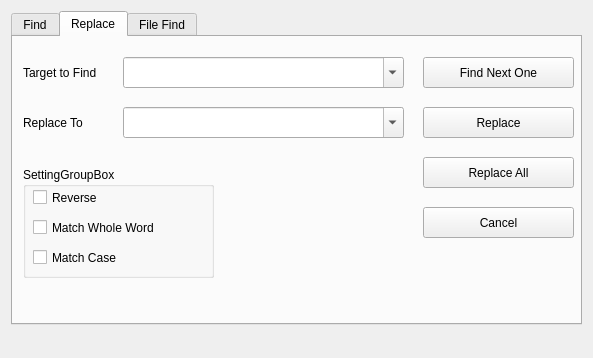
<?xml version="1.0" encoding="UTF-8"?>
<ui version="4.0">
 <class>FindDialog</class>
 <widget class="QDialog" name="FindDialog">
  <property name="geometry">
   <rect>
    <x>0</x>
    <y>0</y>
    <width>593</width>
    <height>358</height>
   </rect>
  </property>
  <property name="font">
   <font>
    <family>Microsoft JhengHei</family>
   </font>
  </property>
  <property name="windowTitle">
   <string>Find</string>
  </property>
  <layout class="QGridLayout" name="gridLayout">
   <item row="0" column="0">
    <widget class="QTabWidget" name="tabWidget">
     <property name="font">
      <font>
       <family>Microsoft JhengHei UI</family>
      </font>
     </property>
     <property name="currentIndex">
      <number>1</number>
     </property>
     <property name="title" stdset="0">
      <string>SSS</string>
     </property>
     <widget class="QWidget" name="findTab">
      <property name="toolTip">
       <string>&lt;html&gt;&lt;head/&gt;&lt;body&gt;&lt;p&gt;Find String&lt;/p&gt;&lt;/body&gt;&lt;/html&gt;</string>
      </property>
      <property name="statusTip">
       <string extracomment="Find String of this doc"/>
      </property>
      <property name="accessibleName">
       <string>Find Find</string>
      </property>
      <attribute name="title">
       <string>Find</string>
      </attribute>
      <widget class="QLabel" name="targetLabel">
       <property name="geometry">
        <rect>
         <x>10</x>
         <y>20</y>
         <width>91</width>
         <height>31</height>
        </rect>
       </property>
       <property name="text">
        <string>Target to Find</string>
       </property>
      </widget>
      <widget class="QComboBox" name="comboBox">
       <property name="geometry">
        <rect>
         <x>110</x>
         <y>20</y>
         <width>281</width>
         <height>31</height>
        </rect>
       </property>
       <property name="editable">
        <bool>true</bool>
       </property>
      </widget>
      <widget class="QPushButton" name="findNextOneButton">
       <property name="geometry">
        <rect>
         <x>410</x>
         <y>20</y>
         <width>151</width>
         <height>31</height>
        </rect>
       </property>
       <property name="text">
        <string>Find Next One</string>
       </property>
      </widget>
      <widget class="QPushButton" name="countButton">
       <property name="geometry">
        <rect>
         <x>410</x>
         <y>70</y>
         <width>151</width>
         <height>31</height>
        </rect>
       </property>
       <property name="text">
        <string>Counts</string>
       </property>
      </widget>
      <widget class="QPushButton" name="cancelButton">
       <property name="geometry">
        <rect>
         <x>410</x>
         <y>170</y>
         <width>151</width>
         <height>31</height>
        </rect>
       </property>
       <property name="text">
        <string>Cancel</string>
       </property>
      </widget>
      <widget class="QGroupBox" name="groupBox">
       <property name="geometry">
        <rect>
         <x>10</x>
         <y>130</y>
         <width>191</width>
         <height>111</height>
        </rect>
       </property>
       <property name="title">
        <string>SettingGroupBox</string>
       </property>
       <widget class="QCheckBox" name="findReverseCk">
        <property name="geometry">
         <rect>
          <x>10</x>
          <y>20</y>
          <width>71</width>
          <height>21</height>
         </rect>
        </property>
        <property name="text">
         <string>Reverse</string>
        </property>
       </widget>
       <widget class="QCheckBox" name="matchWholeWordCk">
        <property name="geometry">
         <rect>
          <x>10</x>
          <y>50</y>
          <width>151</width>
          <height>21</height>
         </rect>
        </property>
        <property name="text">
         <string>Match Whole Word</string>
        </property>
       </widget>
       <widget class="QCheckBox" name="matchCaseCk">
        <property name="geometry">
         <rect>
          <x>10</x>
          <y>80</y>
          <width>91</width>
          <height>21</height>
         </rect>
        </property>
        <property name="text">
         <string>Match Case</string>
        </property>
       </widget>
      </widget>
      <widget class="QPushButton" name="showAllMatchesButon">
       <property name="geometry">
        <rect>
         <x>410</x>
         <y>120</y>
         <width>151</width>
         <height>31</height>
        </rect>
       </property>
       <property name="text">
        <string>Show All Matches</string>
       </property>
      </widget>
     </widget>
     <widget class="QWidget" name="replaceTab">
      <attribute name="title">
       <string>Replace</string>
      </attribute>
      <widget class="QPushButton" name="findNextOneButton_2">
       <property name="geometry">
        <rect>
         <x>410</x>
         <y>20</y>
         <width>151</width>
         <height>31</height>
        </rect>
       </property>
       <property name="text">
        <string>Find Next One</string>
       </property>
      </widget>
      <widget class="QComboBox" name="comboBox_2">
       <property name="geometry">
        <rect>
         <x>110</x>
         <y>20</y>
         <width>281</width>
         <height>31</height>
        </rect>
       </property>
       <property name="editable">
        <bool>true</bool>
       </property>
      </widget>
      <widget class="QLabel" name="targetLabel_2">
       <property name="geometry">
        <rect>
         <x>10</x>
         <y>20</y>
         <width>91</width>
         <height>31</height>
        </rect>
       </property>
       <property name="text">
        <string>Target to Find</string>
       </property>
      </widget>
      <widget class="QGroupBox" name="groupBox_2">
       <property name="geometry">
        <rect>
         <x>10</x>
         <y>130</y>
         <width>191</width>
         <height>111</height>
        </rect>
       </property>
       <property name="title">
        <string>SettingGroupBox</string>
       </property>
       <widget class="QCheckBox" name="findReverseCk_2">
        <property name="geometry">
         <rect>
          <x>10</x>
          <y>20</y>
          <width>71</width>
          <height>21</height>
         </rect>
        </property>
        <property name="text">
         <string>Reverse</string>
        </property>
       </widget>
       <widget class="QCheckBox" name="matchWholeWordCk_2">
        <property name="geometry">
         <rect>
          <x>10</x>
          <y>50</y>
          <width>151</width>
          <height>21</height>
         </rect>
        </property>
        <property name="text">
         <string>Match Whole Word</string>
        </property>
       </widget>
       <widget class="QCheckBox" name="matchCaseCk_2">
        <property name="geometry">
         <rect>
          <x>10</x>
          <y>80</y>
          <width>91</width>
          <height>21</height>
         </rect>
        </property>
        <property name="text">
         <string>Match Case</string>
        </property>
       </widget>
      </widget>
      <widget class="QLabel" name="replaceLabel">
       <property name="geometry">
        <rect>
         <x>10</x>
         <y>70</y>
         <width>91</width>
         <height>31</height>
        </rect>
       </property>
       <property name="text">
        <string>Replace To</string>
       </property>
      </widget>
      <widget class="QComboBox" name="comboBox_3">
       <property name="geometry">
        <rect>
         <x>110</x>
         <y>70</y>
         <width>281</width>
         <height>31</height>
        </rect>
       </property>
       <property name="editable">
        <bool>true</bool>
       </property>
      </widget>
      <widget class="QPushButton" name="cancelButton_2">
       <property name="geometry">
        <rect>
         <x>410</x>
         <y>170</y>
         <width>151</width>
         <height>31</height>
        </rect>
       </property>
       <property name="text">
        <string>Cancel</string>
       </property>
      </widget>
      <widget class="QPushButton" name="replaceButton">
       <property name="geometry">
        <rect>
         <x>410</x>
         <y>70</y>
         <width>151</width>
         <height>31</height>
        </rect>
       </property>
       <property name="text">
        <string>Replace</string>
       </property>
      </widget>
      <widget class="QPushButton" name="replaceAllButton">
       <property name="geometry">
        <rect>
         <x>410</x>
         <y>120</y>
         <width>151</width>
         <height>31</height>
        </rect>
       </property>
       <property name="text">
        <string>Replace All</string>
       </property>
      </widget>
     </widget>
     <widget class="QWidget" name="fileFindTab">
      <attribute name="title">
       <string>File Find</string>
      </attribute>
      <widget class="QLabel" name="targetLabel_3">
       <property name="geometry">
        <rect>
         <x>10</x>
         <y>20</y>
         <width>91</width>
         <height>31</height>
        </rect>
       </property>
       <property name="text">
        <string>Target to Find</string>
       </property>
      </widget>
      <widget class="QLabel" name="replaceLabel_2">
       <property name="geometry">
        <rect>
         <x>10</x>
         <y>70</y>
         <width>91</width>
         <height>31</height>
        </rect>
       </property>
       <property name="text">
        <string>Replace To</string>
       </property>
      </widget>
      <widget class="QComboBox" name="comboBox_4">
       <property name="geometry">
        <rect>
         <x>110</x>
         <y>20</y>
         <width>281</width>
         <height>31</height>
        </rect>
       </property>
       <property name="editable">
        <bool>true</bool>
       </property>
      </widget>
      <widget class="QComboBox" name="comboBox_5">
       <property name="geometry">
        <rect>
         <x>110</x>
         <y>70</y>
         <width>281</width>
         <height>31</height>
        </rect>
       </property>
       <property name="editable">
        <bool>true</bool>
       </property>
      </widget>
      <widget class="QLabel" name="fileTypeLabel">
       <property name="geometry">
        <rect>
         <x>10</x>
         <y>120</y>
         <width>91</width>
         <height>31</height>
        </rect>
       </property>
       <property name="text">
        <string>File Type</string>
       </property>
      </widget>
      <widget class="QComboBox" name="comboBox_6">
       <property name="geometry">
        <rect>
         <x>110</x>
         <y>120</y>
         <width>281</width>
         <height>31</height>
        </rect>
       </property>
       <property name="editable">
        <bool>true</bool>
       </property>
      </widget>
      <widget class="QLabel" name="directoryLabel">
       <property name="geometry">
        <rect>
         <x>10</x>
         <y>170</y>
         <width>91</width>
         <height>31</height>
        </rect>
       </property>
       <property name="text">
        <string>Directory</string>
       </property>
      </widget>
      <widget class="QComboBox" name="comboBox_7">
       <property name="geometry">
        <rect>
         <x>110</x>
         <y>170</y>
         <width>281</width>
         <height>31</height>
        </rect>
       </property>
       <property name="editable">
        <bool>true</bool>
       </property>
      </widget>
      <widget class="QToolButton" name="toolButton">
       <property name="geometry">
        <rect>
         <x>400</x>
         <y>170</y>
         <width>51</width>
         <height>31</height>
        </rect>
       </property>
       <property name="text">
        <string>...</string>
       </property>
      </widget>
      <widget class="QPushButton" name="findAllButton">
       <property name="geometry">
        <rect>
         <x>410</x>
         <y>20</y>
         <width>151</width>
         <height>31</height>
        </rect>
       </property>
       <property name="text">
        <string>Find All</string>
       </property>
      </widget>
     </widget>
    </widget>
   </item>
   <item row="1" column="0" rowspan="2">
    <widget class="QLabel" name="statusLabel">
     <property name="font">
      <font>
       <family>Microsoft JhengHei</family>
      </font>
     </property>
     <property name="text">
      <string/>
     </property>
    </widget>
   </item>
  </layout>
 </widget>
 <resources/>
 <connections/>
</ui>
